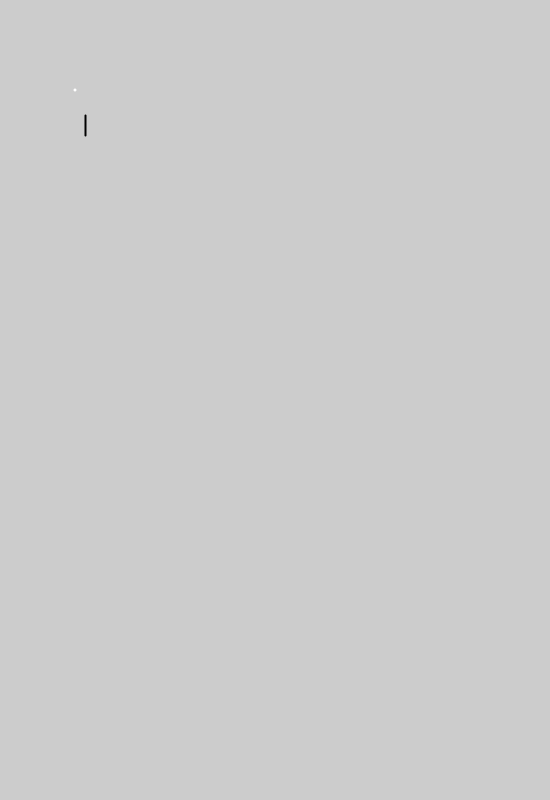
Frame 1 (no input)
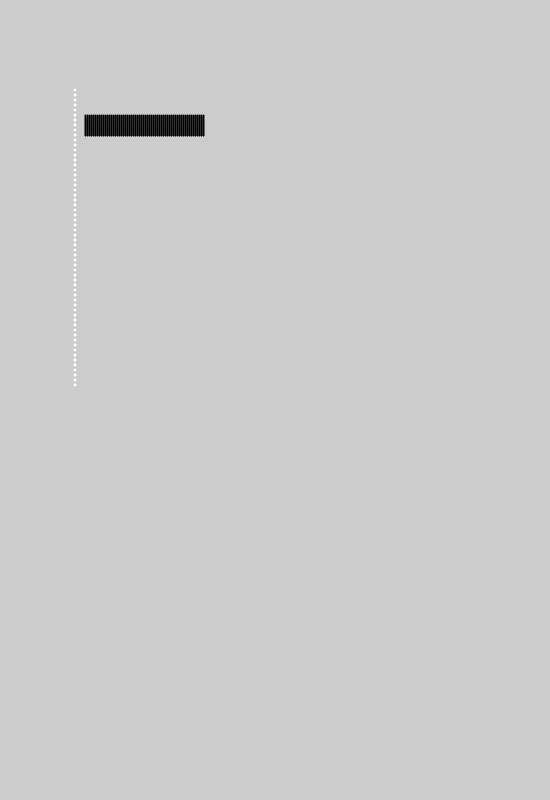
Frame 60 (the mouse pressed at the canvas centre just before this capture)
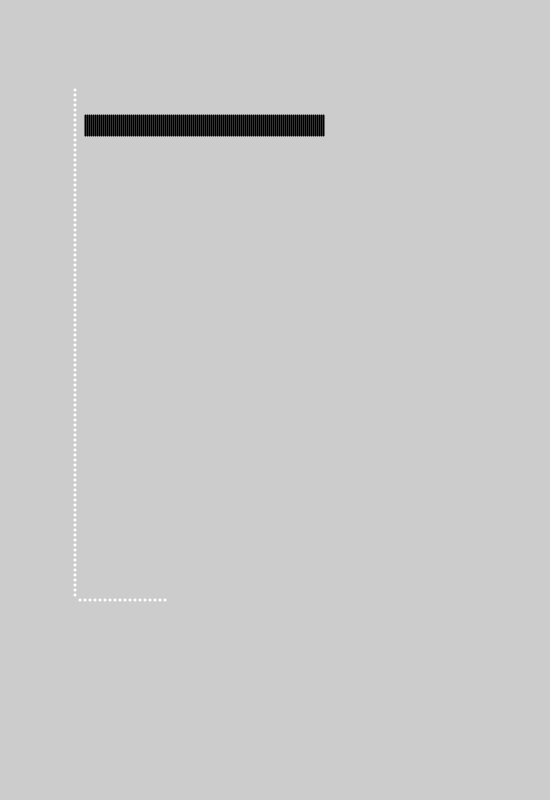
Frame 120 (the mouse held since frame 60 and released just before this capture)

The Processing sketch that drew these frames (run headless with seeded random() and noise(); from frame 60 on, the mouse is pressed at the canvas centre):

// Processing sketch: processing_42001
// ── processing_42001.pde


int centerX = 75;
int centerY = 90;
int increment = 5;
int linestartX = 85;
int linestartY = 115;

void setup() {
  size(550,800);
}

void draw() {
 fill(255);
 noStroke();
 ellipse(centerX,centerY,3,3); 
 
  centerY = centerY + increment;
  
//I wanted the following to start after the dot outline was done but didn't know how.  
 stroke(0);
 strokeWeight(2);
 line(linestartX,linestartY,linestartX,linestartY + 20);
  
  linestartX = linestartX + 2;
 
if(centerY >= 600)
  centerY = 600;

if(centerY == 600)
  centerX = centerX + increment;  

if(centerX >= 375)
  centerX = 375;  

if(centerX == 375)
  increment = -5;

if(centerY <= 90)
  centerY = 90;

if(centerY == 90)
  centerX = centerX + increment;

if(centerX < 75)
  centerX = 75;
  
  


if(linestartX >= 365)
linestartY = linestartY + 40;
  
if(linestartX >= 365)
linestartX = 85;

if(linestartY == 595)
linestartY = 115;


 
}
